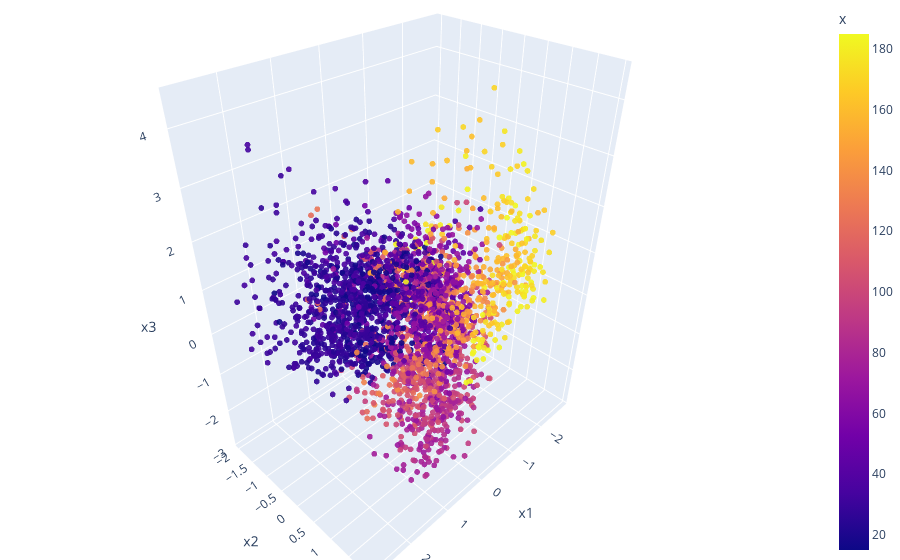

This figure's notebook cell:
### Markdown cell above
## ICA

### Code cell
ica = FastICA(n_components=3, random_state=0, whiten='unit-variance')
ica_embedding = ica.fit_transform(parsedData)
ica_embedding = ica_embedding[:,0:3]

df = pd.DataFrame(ica_embedding, columns=['x1', 'x2', 'x3'])
df["x"] = data.x
df["lap"] = data.lap

fig = px.scatter_3d(df, x='x1', y='x2', z='x3', color='x', opacity=0.9, title="PCA")
fig.update_traces(marker_size=2)

# tight layout
fig.update_layout(margin=dict(l=0, r=0, b=0, t=0))
fig.show()

### Figure 1 — Plotly figure (JSON) as saved in the notebook; plotly's stock layout.template omitted (floating-point values rounded to 4 significant figures; data arrays with more than 128 entries replaced by an {"elided": "..."} marker saying what was removed)
{"data": [{"hovertemplate": "x1=%{x}<br>x2=%{y}<br>x3=%{z}<br>x=%{marker.color}<extra></extra>", "legendgroup": "", "marker": {"color": {"elided": "2862 float values"}, "coloraxis": "coloraxis", "opacity": 0.9, "size": 2, "symbol": "circle"}, "mode": "markers", "name": "", "scene": "scene", "showlegend": false, "type": "scatter3d", "x": {"elided": "2862 float values"}, "y": {"elided": "2862 float values"}, "z": {"elided": "2862 float values"}}], "layout": {"coloraxis": {"colorbar": {"title": {"text": "x"}}, "colorscale": [[0, "#0d0887"], [0.1111, "#46039f"], [0.2222, "#7201a8"], [0.3333, "#9c179e"], [0.4444, "#bd3786"], [0.5556, "#d8576b"], [0.6667, "#ed7953"], [0.7778, "#fb9f3a"], [0.8889, "#fdca26"], [1, "#f0f921"]]}, "legend": {"tracegroupgap": 0}, "margin": {"b": 0, "l": 0, "r": 0, "t": 0}, "scene": {"domain": {"x": [0, 1], "y": [0, 1]}, "xaxis": {"title": {"text": "x1"}}, "yaxis": {"title": {"text": "x2"}}, "zaxis": {"title": {"text": "x3"}}}, "title": {"text": "PCA"}}}
